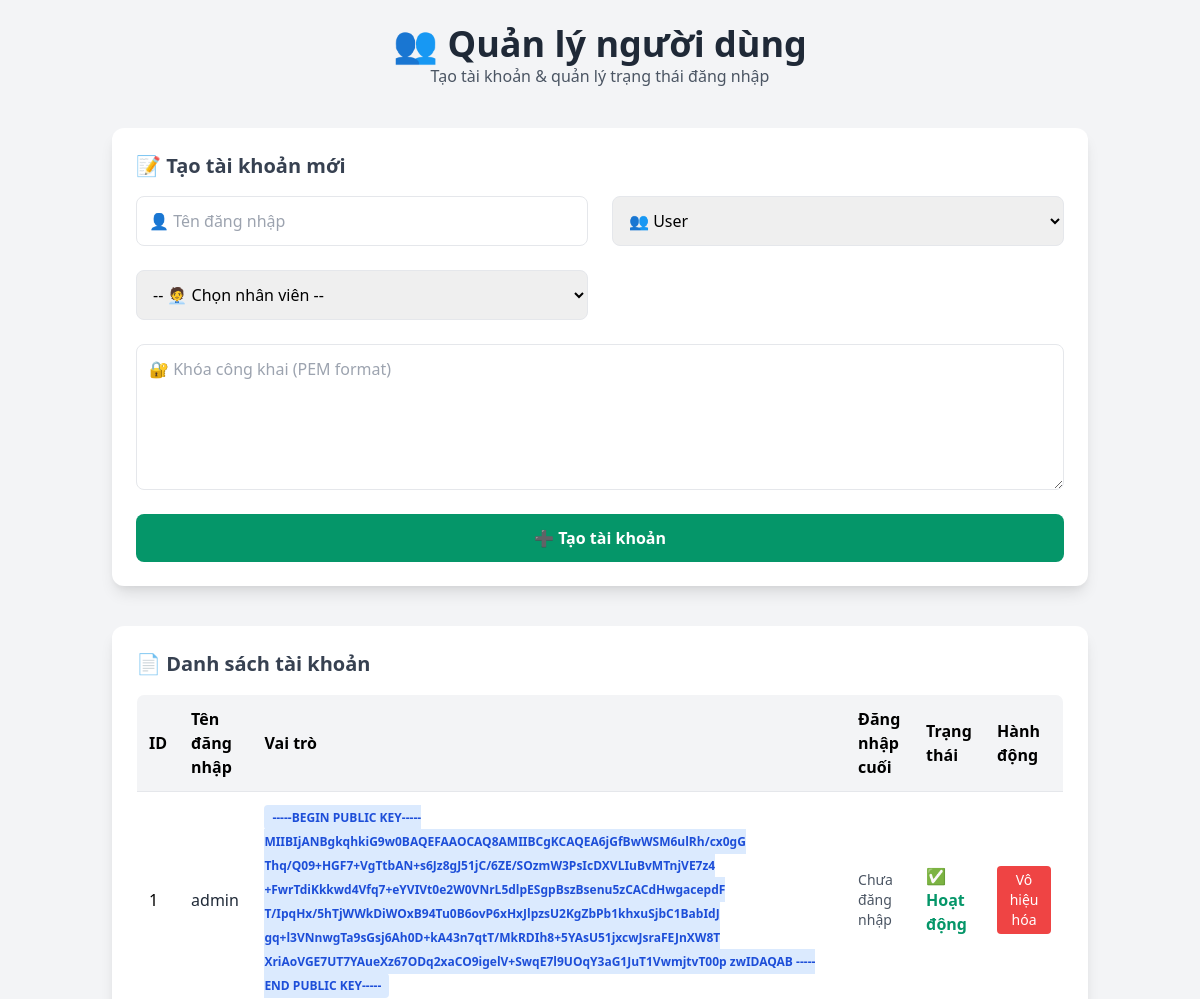
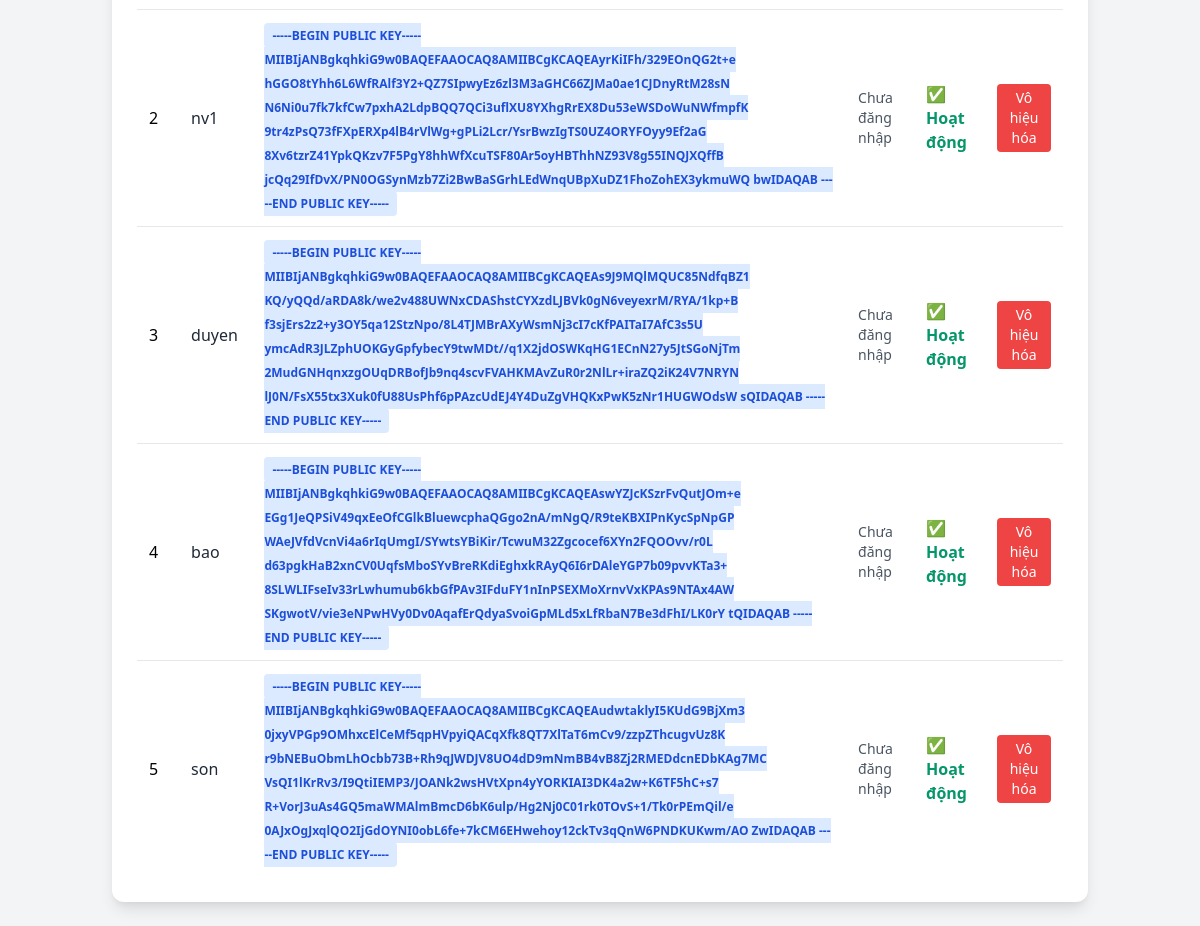
The app's page /user_management (signed in) with its own data (2 pictures, top to bottom).
### tables this page shows
CREATE TABLE users (
            id INTEGER PRIMARY KEY,
            username TEXT UNIQUE,
            public_key TEXT,
            role TEXT DEFAULT 'user',
            last_login TIMESTAMP,
            is_active BOOLEAN DEFAULT 1,
            employee_id INTEGER,
            FOREIGN KEY (employee_id) REFERENCES employees(id)
        );

### app.py (the view)
    def decorated_function(*args, **kwargs):
        if 'user_id' not in session or session.get('role') != 'admin':
            flash('Bạn không có quyền truy cập trang này', 'error')
            return redirect(url_for('index'))
        return f(*args, **kwargs)

### app.py (called while the page is built)
def admin_required(f):
    def decorated_function(*args, **kwargs):
        if 'user_id' not in session or session.get('role') != 'admin':
            flash('Bạn không có quyền truy cập trang này', 'error')
            return redirect(url_for('index'))
        return f(*args, **kwargs)
    decorated_function.__name__ = f.__name__
    return decorated_function

@app.route('/user_management')
@admin_required
def user_manager():
    conn = sqlite3.connect('payroll.db')
    c = conn.cursor()
    c.execute("SELECT id, name FROM employees")
    employees = c.fetchall()
    c.execute("SELECT * FROM users")
    users = c.fetchall()
    conn.close()
    return render_template('user_management.html', users=users, employees=employees)

### templates/user_management.html (shortened to what this page needs)
<!DOCTYPE html>
<html lang="vi">
<head>
  <link href="https://cdn.jsdelivr.net/npm/tailwindcss@2.2.19/dist/tailwind.min.css" rel="stylesheet"/>
</head>
<body class="bg-gray-100 min-h-screen">
  <div class="container mx-auto p-6">
    <div class="text-center mb-10">
      <h1 class="text-4xl font-bold text-gray-800">👥 Quản lý người dùng</h1>
      <p class="text-gray-600">Tạo tài khoản & quản lý trạng thái đăng nhập</p>
    </div>
    <div class="bg-white p-6 rounded-xl shadow-lg mb-10">
      <h2 class="text-xl font-semibold text-gray-700 mb-4">📝 Tạo tài khoản mới</h2>
      <form id="create-user-form" class="grid grid-cols-1 md:grid-cols-2 gap-6">
        <input type="text" name="username" placeholder="👤 Tên đăng nhập" required class="p-3 border rounded-lg"/>
        <select name="role" class="p-3 border rounded-lg" required>
          <option value="user">👥 User</option>
        </select>
        <select name="employee_id" class="p-3 border rounded-lg" required>
          <option value="">-- 🧑‍💼 Chọn nhân viên --</option>
        </select>
        <textarea name="public_key" placeholder="🔐 Khóa công khai (PEM format)" rows="5" class="p-3 border rounded-lg md:col-span-2" required></textarea>
        <button type="submit" class="bg-green-600 hover:bg-green-700 text-white font-semibold py-3 px-6 rounded-lg transition md:col-span-2">
          ➕ Tạo tài khoản
        </button>
      </form>
    </div>
    <div class="bg-white p-6 rounded-xl shadow-lg">
      <h2 class="text-xl font-semibold text-gray-700 mb-4">📄 Danh sách tài khoản</h2>
      <div class="overflow-x-auto">
        <table class="min-w-full table-auto border border-gray-200 rounded-lg overflow-hidden">
          <thead class="bg-gray-100">
            <tr>
              <th class="p-3 text-left">ID</th>
              <th class="p-3 text-left">Tên đăng nhập</th>
              <th class="p-3 text-left">Vai trò</th>
              <th class="p-3 text-left">Đăng nhập cuối</th>
              <th class="p-3 text-left">Trạng thái</th>
              <th class="p-3 text-left">Hành động</th>
            </tr>
          </thead>
          <tbody class="bg-white">
            {% for user in users %}
              <tr class="border-t hover:bg-gray-50">
                <td class="p-3">{{ user[0] }}</td>
                <td class="p-3 font-medium text-gray-800">{{ user[1] }}</td>
                <td class="p-3">
                  <span class="px-2 py-1 rounded text-xs font-semibold
                    {% if user[2] == 'admin' %}bg-red-100 text-red-700{% else %}bg-blue-100 text-blue-700{% endif %}">
                    {{ user[2] }}
                  </span>
                </td>
                <td class="p-3 text-sm text-gray-600">{{ user[4] or 'Chưa đăng nhập' }}</td>
                <td class="p-3">
                  {% if user[5] %}
                    <span class="text-green-600 font-semibold">✅ Hoạt động</span>
                  {% else %}
                    <span class="text-red-600 font-semibold">❌ Vô hiệu</span>
                  {% endif %}
                </td>
                <td class="p-3">
                  {% if user[5] %}
                    <button onclick="deactivateUser({{ user[0] }})"
                      class="bg-red-500 hover:bg-red-600 text-white px-3 py-1 rounded text-sm transition">
                      Vô hiệu hóa
                    </button>
                  {% endif %}
                </td>
              </tr>
            {% endfor %}
          </tbody>
        </table>
      </div>
    </div>
  </div>
</body>
</html>

### records on screen
users: id "1", username "admin", public_key "-----BEGIN PUBLIC KEY----- MIIBIjANBgkqhkiG9w0BAQEFAAOCAQ8AMIIBCgKCAQEA6jGfBwWSM6ulRh/cx0gG Thq/Q09+HGF7+VgTtbAN+s6Jz8gJ51jC/6ZE/SOzmW3PsIcDXVLIuBvMTnjVE7z4 +FwrTdiKkkwd4Vfq7+eYVIVt0e2W0VNrL5dlpESgpBszBsenu5zCACdHwgacepdF T/IpqHx/5hTjWWkDiWOxB94Tu0B6ovP6xHxJlpzsU2KgZbPb1khxuSjbC1BabIdJ gq+l3VNnwgTa9sGsj6Ah0D+kA43n7qtT/MkRDIh8+5YAsU51jxcwJsraFEJnXW8T XriAoVGE7UT7YAueXz67ODq2xaCO9igelV+SwqE7l9UOqY3aG1JuT1VwmjtvT00p zwIDAQAB -----END PUBLIC KEY-----", user "Chưa đăng nhập", is_active "✅ Hoạt động"
users: id "2", username "nv1", public_key "-----BEGIN PUBLIC KEY----- MIIBIjANBgkqhkiG9w0BAQEFAAOCAQ8AMIIBCgKCAQEAyrKiIFh/329EOnQG2t+e hGGO8tYhh6L6WfRAlf3Y2+QZ7SIpwyEz6zl3M3aGHC66ZJMa0ae1CJDnyRtM28sN N6Ni0u7fk7kfCw7pxhA2LdpBQQ7QCi3uflXU8YXhgRrEX8Du53eWSDoWuNWfmpfK 9tr4zPsQ73fFXpERXp4lB4rVlWg+gPLi2Lcr/YsrBwzIgTS0UZ4ORYFOyy9Ef2aG 8Xv6tzrZ41YpkQKzv7F5PgY8hhWfXcuTSF80Ar5oyHBThhNZ93V8g55INQJXQffB jcQq29IfDvX/PN0OGSynMzb7Zi2BwBaSGrhLEdWnqUBpXuDZ1FhoZohEX3ykmuWQ bwIDAQAB -----END PUBLIC KEY-----", user "Chưa đăng nhập", is_active "✅ Hoạt động"
users: id "3", username "duyen", public_key "-----BEGIN PUBLIC KEY----- MIIBIjANBgkqhkiG9w0BAQEFAAOCAQ8AMIIBCgKCAQEAs9J9MQlMQUC85NdfqBZ1 KQ/yQQd/aRDA8k/we2v488UWNxCDAShstCYXzdLJBVk0gN6veyexrM/RYA/1kp+B f3sjErs2z2+y3OY5qa12StzNpo/8L4TJMBrAXyWsmNj3cI7cKfPAITaI7AfC3s5U ymcAdR3JLZphUOKGyGpfybecY9twMDt//q1X2jdOSWKqHG1ECnN27y5JtSGoNjTm 2MudGNHqnxzgOUqDRBofJb9nq4scvFVAHKMAvZuR0r2NlLr+iraZQ2iK24V7NRYN lJ0N/FsX55tx3Xuk0fU88UsPhf6pPAzcUdEJ4Y4DuZgVHQKxPwK5zNr1HUGWOdsW sQIDAQAB -----END PUBLIC KEY-----", user "Chưa đăng nhập", is_active "✅ Hoạt động"
users: id "4", username "bao", public_key "-----BEGIN PUBLIC KEY----- MIIBIjANBgkqhkiG9w0BAQEFAAOCAQ8AMIIBCgKCAQEAswYZJcKSzrFvQutJOm+e EGg1JeQPSiV49qxEeOfCGlkBluewcphaQGgo2nA/mNgQ/R9teKBXIPnKycSpNpGP WAeJVfdVcnVi4a6rIqUmgI/SYwtsYBiKir/TcwuM32Zgcocef6XYn2FQOOvv/r0L d63pgkHaB2xnCV0UqfsMboSYvBreRKdiEghxkRAyQ6I6rDAleYGP7b09pvvKTa3+ 8SLWLIFseIv33rLwhumub6kbGfPAv3IFduFY1nInPSEXMoXrnvVxKPAs9NTAx4AW SKgwotV/vie3eNPwHVy0Dv0AqafErQdyaSvoiGpMLd5xLfRbaN7Be3dFhI/LK0rY tQIDAQAB -----END PUBLIC KEY-----", user "Chưa đăng nhập", is_active "✅ Hoạt động"
users: id "5", username "son", public_key "-----BEGIN PUBLIC KEY----- MIIBIjANBgkqhkiG9w0BAQEFAAOCAQ8AMIIBCgKCAQEAudwtaklyI5KUdG9BjXm3 0jxyVPGp9OMhxcElCeMf5qpHVpyiQACqXfk8QT7XlTaT6mCv9/zzpZThcugvUz8K r9bNEBuObmLhOcbb73B+Rh9qJWDJV8UO4dD9mNmBB4vB8Zj2RMEDdcnEDbKAg7MC VsQI1lKrRv3/I9QtiIEMP3/JOANk2wsHVtXpn4yYORKIAI3DK4a2w+K6TF5hC+s7 R+VorJ3uAs4GQ5maWMAlmBmcD6bK6ulp/Hg2Nj0C01rk0TOvS+1/Tk0rPEmQil/e 0AJxOgJxqlQO2IjGdOYNI0obL6fe+7kCM6EHwehoy12ckTv3qQnW6PNDKUKwm/AO ZwIDAQAB -----END PUBLIC KEY-----", user "Chưa đăng nhập", is_active "✅ Hoạt động"
